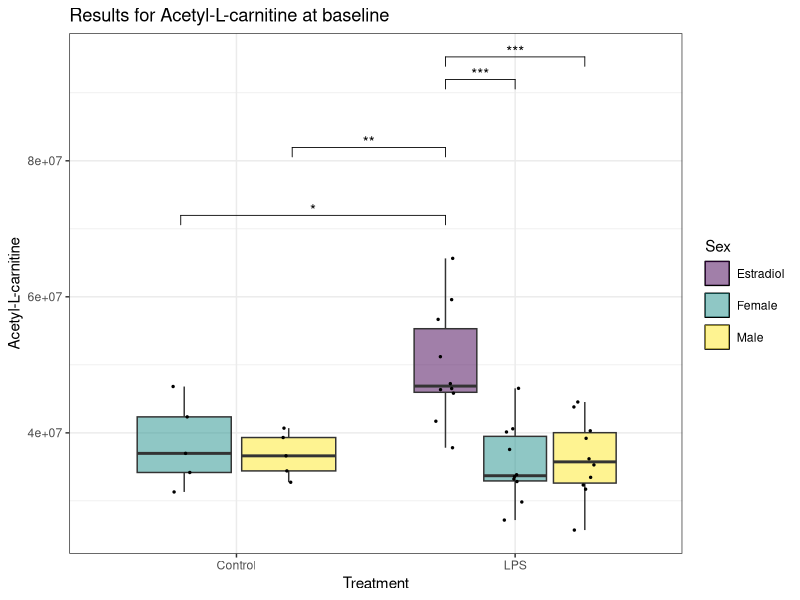
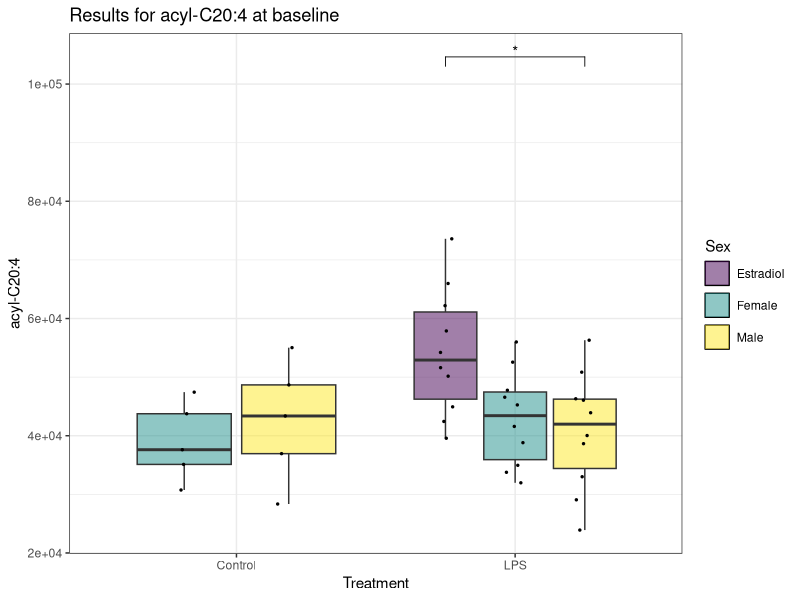
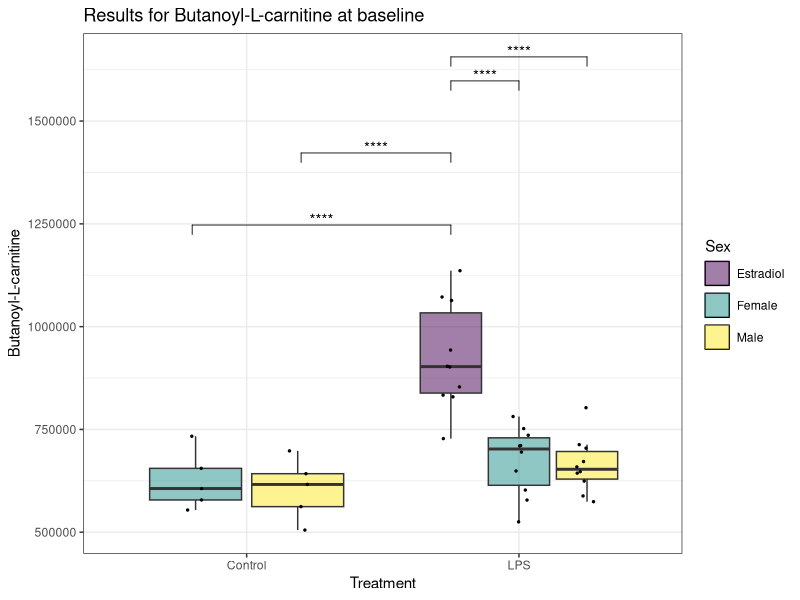
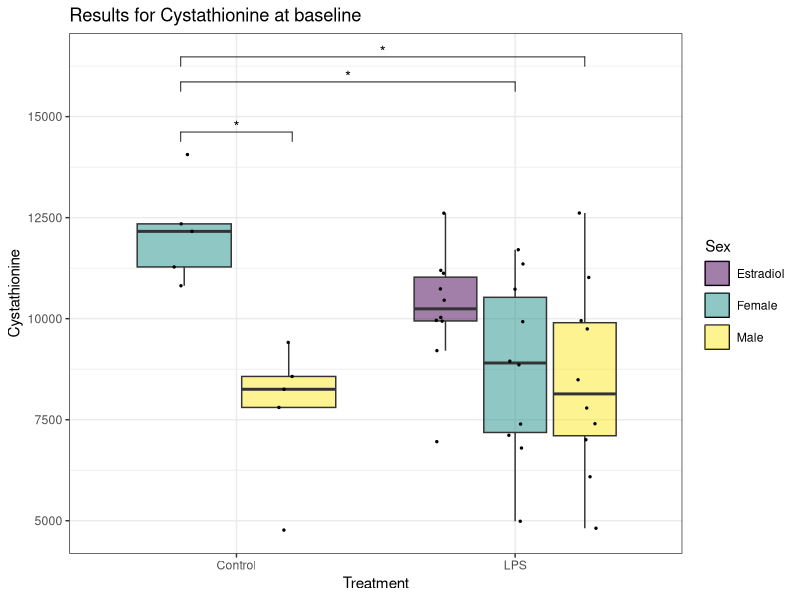
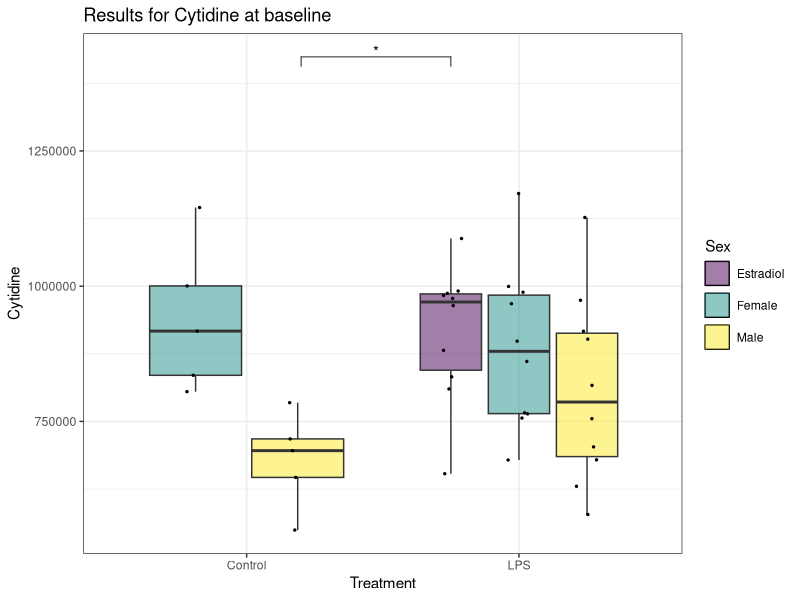
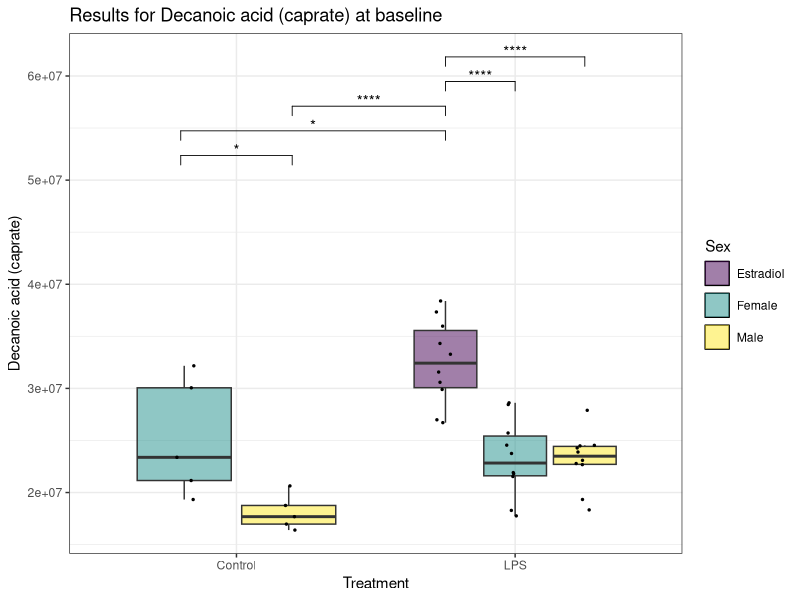
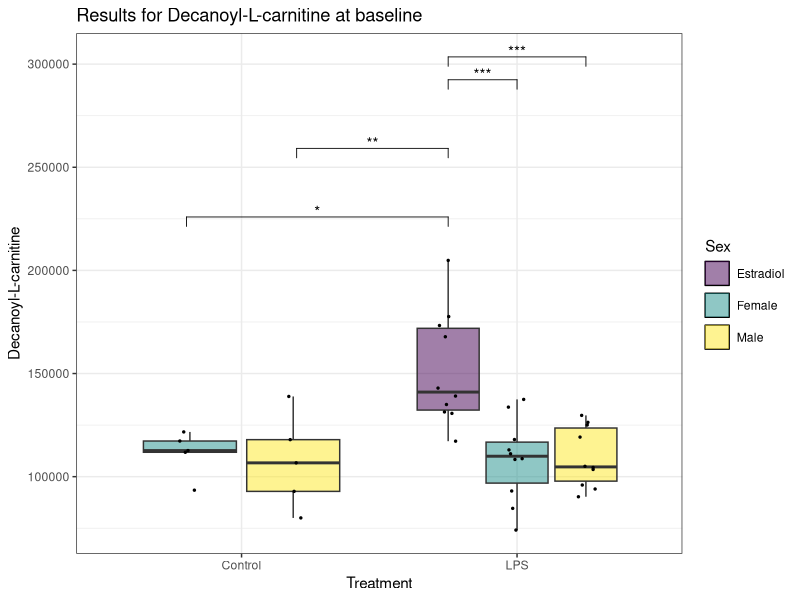
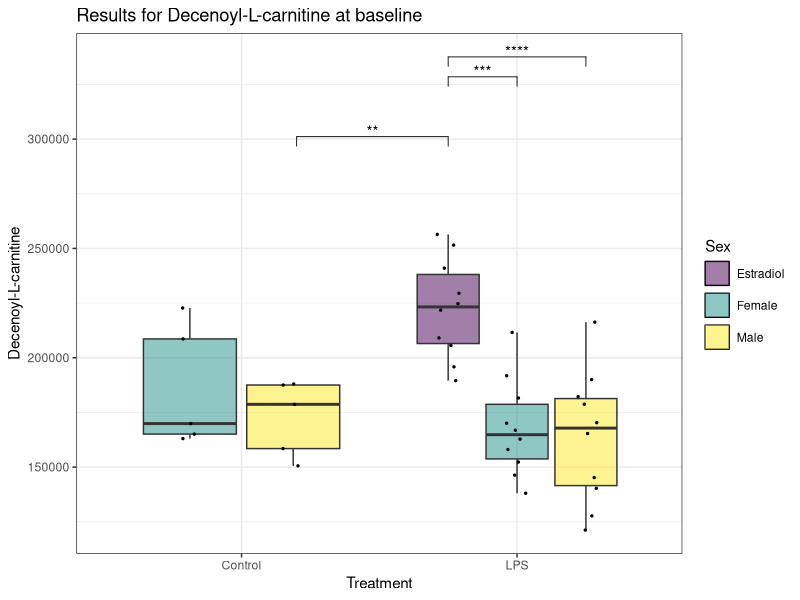

These figures' R source, in order: (Note: this script raises an error after producing the figures.)
# Load necessary libraries
if(!require(readxl)) install.packages("readxl", dependencies=TRUE)
if(!require(dplyr)) install.packages("dplyr", dependencies=TRUE)
if(!require(ggplot2)) install.packages("ggplot2", dependencies=TRUE)
if(!require(viridis)) install.packages("viridis", dependencies=TRUE)
if(!require(rstatix)) install.packages("rstatix", dependencies=TRUE)
if(!require(tidyr)) install.packages("tidyr", dependencies=TRUE)
if(!require(ggpubr)) install.packages("ggpubr", dependencies=TRUE)


library(readxl)
library(dplyr)
library(ggplot2)
library(viridis)
library(rstatix)
library(tidyr)
library(ggpubr)

#Set your working directory
setwd("~/R/SepticShock")

# Read the original data from the first sheet "Clinical Data" to get the original column names
original_data <- read_excel("SepticShockDataR.xlsx", sheet = "Metabolite Data")

# Create a mapping of original names to modified names
original_names <- names(original_data)[-1:-5]
modified_names <- make.names(original_names)
name_mapping <- setNames(original_names, modified_names)

# Read the data and rename columns
data <- original_data %>%
  rename_all(make.names)

# Filter to retain only rows where timepoint == 0
data <- data %>%
  filter(Timepoint == 0)

# Convert to tidy format
tidy_data<-data %>% 
  pivot_longer(cols = L.alanine:X.5Z.8Z.11Z.14Z.17Z..Icosapentaenoic.acid, names_to = "Observation", values_to = "Values") %>%
  mutate("Sex:Treatment" = paste0(Sex, ":", Treatment)) %>%
  drop_na(Values)

tidy_data$`Sex:Treatment` <- factor(tidy_data$`Sex:Treatment`, 
                                    levels = c("Female:Control", 
                                               "Male:Control", 
                                               "Estradiol:LPS", 
                                               "Female:LPS", 
                                               "Male:LPS"))
tidy_data$Patient.ID <- factor(tidy_data$Patient.ID)
tidy_data$Species <- factor(tidy_data$Species)
tidy_data$Sex <- factor(tidy_data$Sex)
tidy_data$Treatment <- factor(tidy_data$Treatment)
tidy_data$Observation <- factor(tidy_data$Observation)

# Perform Tukey's HSD test
tidy_tukey<-tidy_data %>% 
  group_by(Observation) %>% 
  tukey_hsd(Values ~ Sex * Treatment) %>%
  ungroup()

write.csv(tidy_tukey, "SSD_Metabolite0hr_TukeyHSD.csv", row.names = FALSE) 

tidy_tukey<-tidy_tukey %>%
  filter(term == "Sex:Treatment")

# Filter to retain sets where at least one p-value is less than 0.05
sig_observations <- tidy_tukey %>%
  group_by(Observation) %>%
  filter(any(p.adj < 0.05)) %>%
  ungroup()

# Extract unique names of significant observations
sig_observations <- sig_observations %>%
  distinct(Observation)

write.csv(sig_observations, "SSD_Metabolite0hr_Sig_Observations.csv", row.names = FALSE)

############
for (observation in sig_observations$Observation) {
  original_observation <- name_mapping[[observation]]
  
  plot_data <- tidy_data %>%
    filter(Observation == observation) %>%
    dplyr::select(Sex, Treatment, 'Sex:Treatment', Values)
  plot_tukey <- tidy_tukey %>%
    filter(Observation == observation) %>%
    filter(p.adj.signif != 'ns') %>%
    add_y_position(test = ., 
                   data = plot_data, 
                   formula = Values ~ Sex:Treatment, 
                   fun = "max", 
                   scales = "fixed", 
                   step.increase = 0.12) %>%
    add_x_position(test = ., x = 'Sex:Treatment')
  
  plot_tukey <- mutate(plot_tukey, xmin = case_when(xmin == 1 ~ 0.8,
                                                    xmin == 2 ~ 1.2,
                                                    xmin == 3 ~ 1.75,
                                                    xmin == 4 ~ 2))
  plot_tukey <- mutate(plot_tukey, xmax = case_when(xmax == 2 ~ 1.2,
                                                    xmax == 3 ~ 1.75,
                                                    xmax == 4 ~ 2,
                                                    xmax == 5 ~ 2.25))
  
  p <- ggplot(plot_data, 
              aes(x = Treatment, y = !!rlang::sym("Values"))) +
    geom_boxplot(outlier.shape = NA, 
                 aes(fill = Sex), 
                 key_glyph = draw_key_rect) +  # Remove outliers from boxplot to avoid duplication with jitter
    geom_point(aes(fill = Sex), 
               size = 0.5, 
               position=position_jitterdodge(jitter.width = 0.2), 
               show.legend = F) +
    labs(title = paste("Results for", original_observation, "at baseline"),
         y = original_observation) +
    stat_pvalue_manual(plot_tukey, 
                       label = "p.adj.signif", 
                       y.position = "y.position", 
                       xmin = "xmin", 
                       xmax = "xmax", 
                       hide.ns = TRUE, 
                       tip.length = 0.02, 
                       bracket.nudge.y = 0) +
    scale_fill_viridis(discrete = TRUE, 
                       alpha = 0.5, 
                       option="viridis") + 
    theme_bw() +
    theme(legend.key = element_rect(color = "black"), 
          legend.key.spacing.y = unit(0.2, "cm"))
  
  print(p)
  
  # Save each plot as a PNG file
  ggsave(filename = paste0(observation, 
                           "_0hr.png"), 
         path = '~/R/SepticShock/Plots/Metabolite/0hr',
         plot = p, 
         width = 8, 
         height = 6)
}
